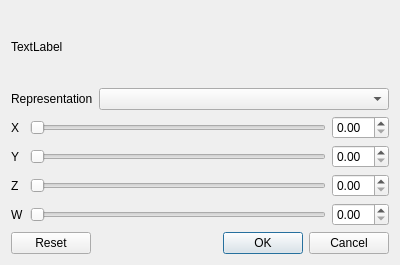
<?xml version="1.0" encoding="UTF-8"?>
<ui version="4.0">
 <class>MatrixInputDialog</class>
 <widget class="QDialog" name="MatrixInputDialog">
  <property name="geometry">
   <rect>
    <x>0</x>
    <y>0</y>
    <width>400</width>
    <height>265</height>
   </rect>
  </property>
  <property name="sizePolicy">
   <sizepolicy hsizetype="Preferred" vsizetype="Fixed">
    <horstretch>0</horstretch>
    <verstretch>0</verstretch>
   </sizepolicy>
  </property>
  <property name="windowTitle">
   <string>Dialog</string>
  </property>
  <layout class="QVBoxLayout" name="verticalLayout">
   <item>
    <widget class="QLabel" name="label">
     <property name="text">
      <string>TextLabel</string>
     </property>
    </widget>
   </item>
   <item>
    <layout class="QHBoxLayout" name="horizontalLayout_5">
     <item>
      <widget class="QLabel" name="label_2">
       <property name="sizePolicy">
        <sizepolicy hsizetype="Minimum" vsizetype="Preferred">
         <horstretch>0</horstretch>
         <verstretch>0</verstretch>
        </sizepolicy>
       </property>
       <property name="text">
        <string>Representation</string>
       </property>
      </widget>
     </item>
     <item>
      <widget class="QComboBox" name="representationComboBox">
       <property name="sizePolicy">
        <sizepolicy hsizetype="Expanding" vsizetype="Fixed">
         <horstretch>0</horstretch>
         <verstretch>0</verstretch>
        </sizepolicy>
       </property>
      </widget>
     </item>
    </layout>
   </item>
   <item>
    <layout class="QFormLayout" name="formLayout">
     <item row="0" column="0">
      <widget class="QLabel" name="label_x">
       <property name="text">
        <string>X</string>
       </property>
      </widget>
     </item>
     <item row="0" column="1">
      <layout class="QHBoxLayout" name="horizontalLayout">
       <item>
        <widget class="QSlider" name="horizontalSlider_x">
         <property name="orientation">
          <enum>Qt::Horizontal</enum>
         </property>
        </widget>
       </item>
       <item>
        <widget class="QDoubleSpinBox" name="doubleSpinBox_x"/>
       </item>
      </layout>
     </item>
     <item row="1" column="0">
      <widget class="QLabel" name="label_y">
       <property name="text">
        <string>Y</string>
       </property>
      </widget>
     </item>
     <item row="1" column="1">
      <layout class="QHBoxLayout" name="horizontalLayout_2">
       <item>
        <widget class="QSlider" name="horizontalSlider_y">
         <property name="orientation">
          <enum>Qt::Horizontal</enum>
         </property>
        </widget>
       </item>
       <item>
        <widget class="QDoubleSpinBox" name="doubleSpinBox_y"/>
       </item>
      </layout>
     </item>
     <item row="2" column="0">
      <widget class="QLabel" name="label_z">
       <property name="text">
        <string>Z</string>
       </property>
      </widget>
     </item>
     <item row="2" column="1">
      <layout class="QHBoxLayout" name="horizontalLayout_3">
       <item>
        <widget class="QSlider" name="horizontalSlider_z">
         <property name="orientation">
          <enum>Qt::Horizontal</enum>
         </property>
        </widget>
       </item>
       <item>
        <widget class="QDoubleSpinBox" name="doubleSpinBox_z"/>
       </item>
      </layout>
     </item>
     <item row="3" column="0">
      <widget class="QLabel" name="label_w">
       <property name="text">
        <string>W</string>
       </property>
      </widget>
     </item>
     <item row="3" column="1">
      <layout class="QHBoxLayout" name="horizontalLayout_4">
       <item>
        <widget class="QSlider" name="horizontalSlider_w">
         <property name="orientation">
          <enum>Qt::Horizontal</enum>
         </property>
        </widget>
       </item>
       <item>
        <widget class="QDoubleSpinBox" name="doubleSpinBox_w"/>
       </item>
      </layout>
     </item>
    </layout>
   </item>
   <item>
    <widget class="QDialogButtonBox" name="buttonBox">
     <property name="orientation">
      <enum>Qt::Horizontal</enum>
     </property>
     <property name="standardButtons">
      <set>QDialogButtonBox::Cancel|QDialogButtonBox::Ok|QDialogButtonBox::Reset</set>
     </property>
    </widget>
   </item>
  </layout>
 </widget>
 <resources/>
 <connections>
  <connection>
   <sender>buttonBox</sender>
   <signal>accepted()</signal>
   <receiver>MatrixInputDialog</receiver>
   <slot>accept()</slot>
   <hints>
    <hint type="sourcelabel">
     <x>248</x>
     <y>254</y>
    </hint>
    <hint type="destinationlabel">
     <x>157</x>
     <y>274</y>
    </hint>
   </hints>
  </connection>
  <connection>
   <sender>buttonBox</sender>
   <signal>rejected()</signal>
   <receiver>MatrixInputDialog</receiver>
   <slot>reject()</slot>
   <hints>
    <hint type="sourcelabel">
     <x>316</x>
     <y>260</y>
    </hint>
    <hint type="destinationlabel">
     <x>286</x>
     <y>274</y>
    </hint>
   </hints>
  </connection>
 </connections>
</ui>
